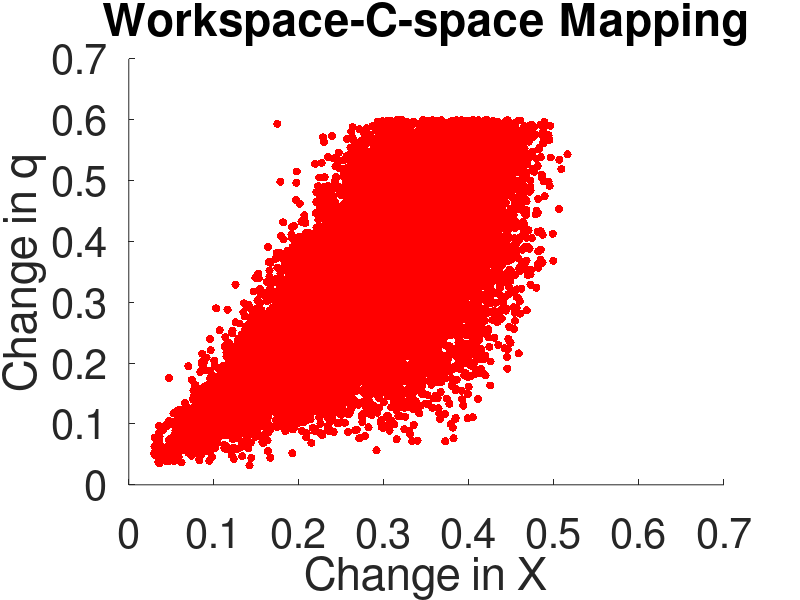

Write MATLAB code to recreate this figure.
clear all;
clc;
close all;

jac_map = csvread('jac_mapping.csv');
scatter(jac_map(:,2),jac_map(:,1),'r','filled');
set(gca,'fontsize',30)
set(gcf, 'color', [1,1,1])

title( 'Workspace-C-space Mapping' )
xlabel('Change in X')
ylabel('Change in q')
return;

x = jac_map(1:10:end,1);
y = jac_map(1:10:end,2);

[x,idx] = unique(x);
y = y(idx);

gprMdl1 = fitrgp(x,y,'KernelFunction','exponential',...
              'FitMethod','Exact','PredictMethod','fic','Standardize',1);
[ytestpred,~,ytestci] = predict(gprMdl1,x,'Alpha',0.01);
figure();
% scatter(x,y,'r','filled');
hold on
plot(x,ytestpred,'b');
plot(x,ytestci(:,1),'k:');
plot(x,ytestci(:,2),'k:');
legend('Actual response','GPR predictions',...
'95% lower','95% upper','Location','Best');
hold off